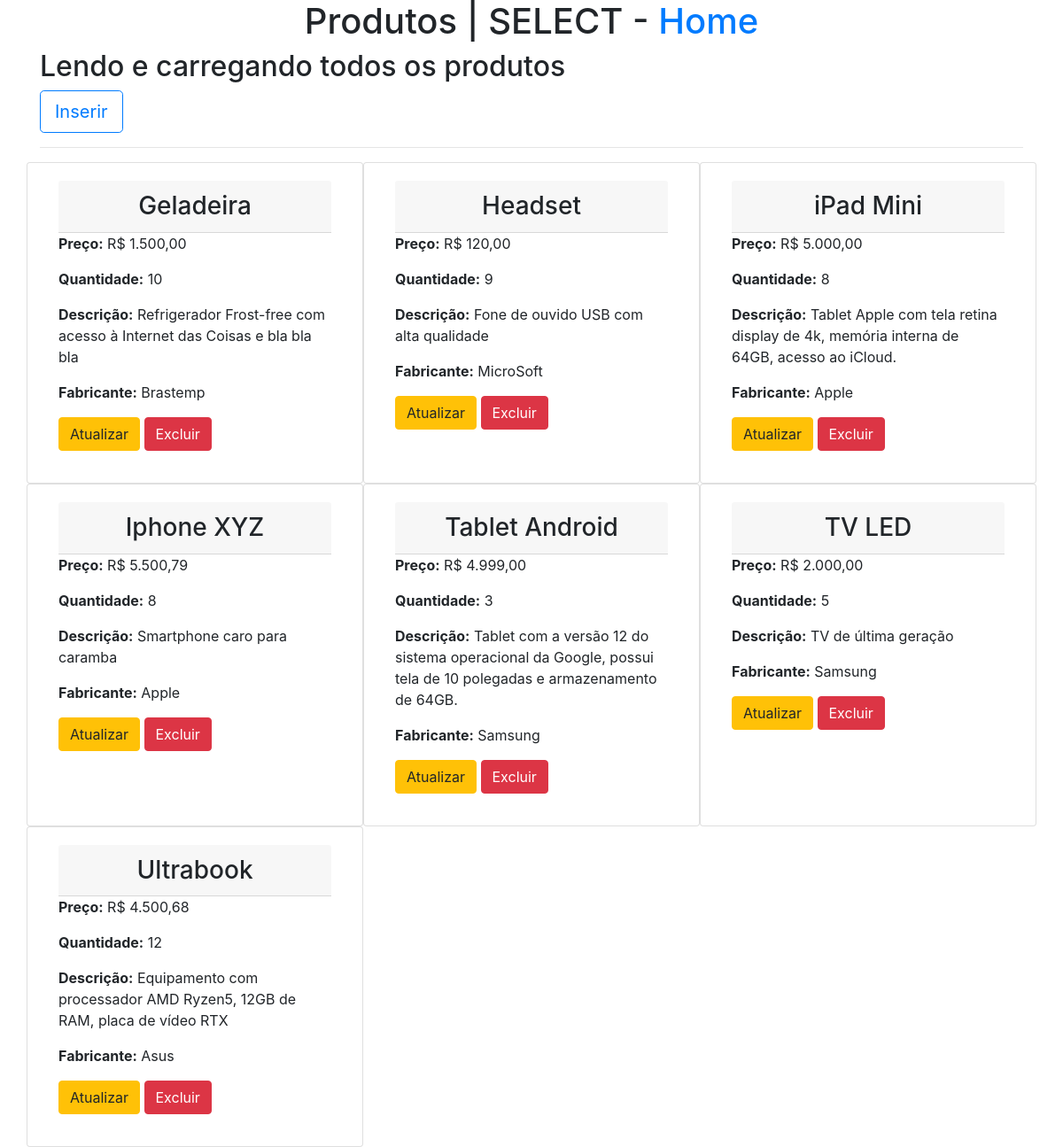
/produtos/listar.php, run on an earlier commit of the app's database.
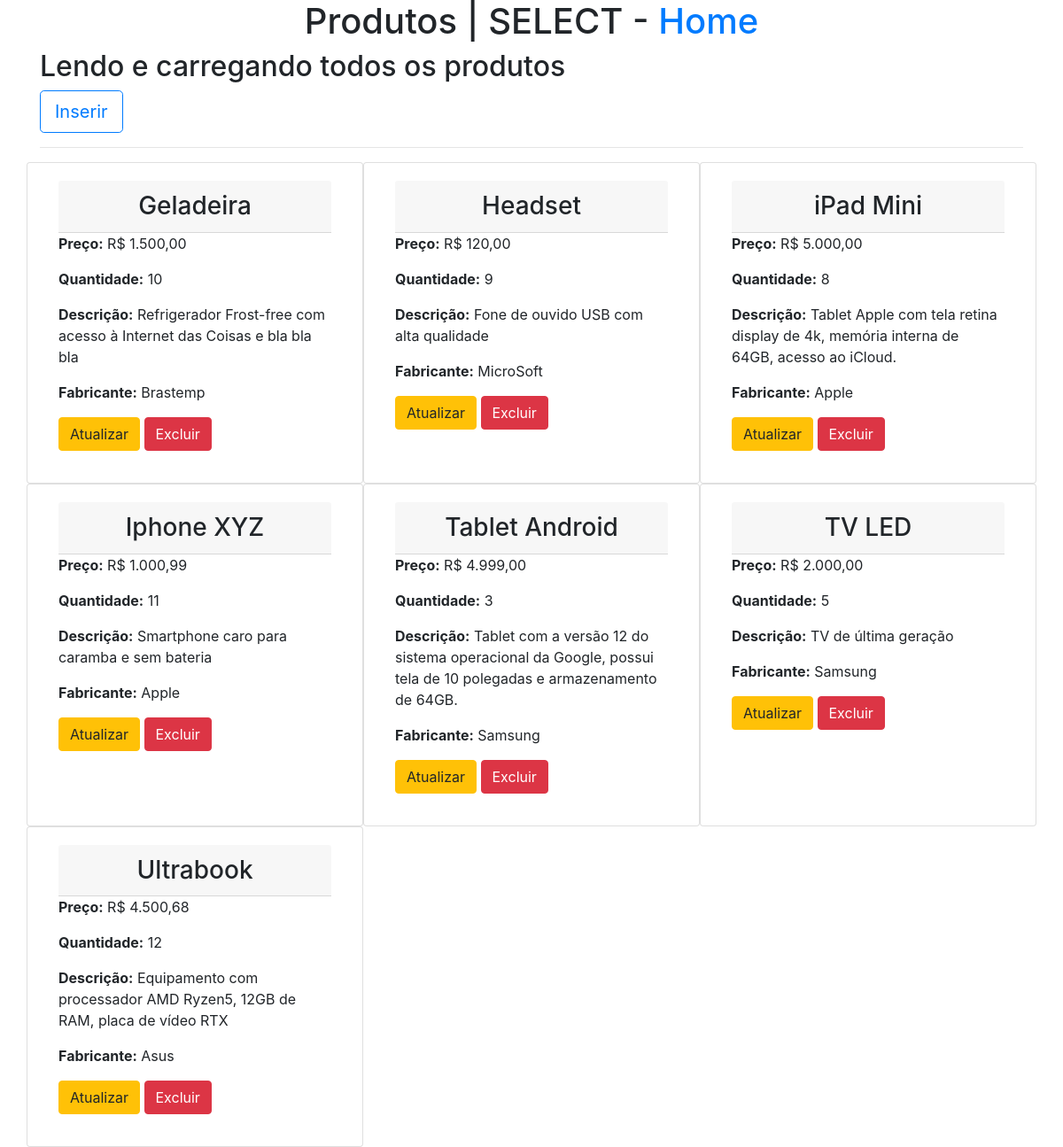
And on a later commit of the database.
### tables this page shows
CREATE TABLE `produtos` (
  `id` int(11) NOT NULL,
  `nome` varchar(45) NOT NULL,
  `preco` decimal(8,2) NOT NULL,
  `quantidade` smallint(6) DEFAULT NULL,
  `descricao` text DEFAULT NULL,
  `fabricantes_id` int(11) NOT NULL
);

CREATE TABLE `fabricantes` (
  `id` int(11) NOT NULL,
  `nome` varchar(45) NOT NULL
);

### includes/funcoes-produtos.php (called while the page is built, shortened)
<?php
function lerProdutos($conexao){
    $sql = "SELECT produtos.id, produtos.nome AS produto, produtos.preco, produtos.quantidade, produtos.descricao, fabricantes.nome AS fabricante
    FROM produtos INNER JOIN fabricantes
    ON produtos.fabricantes_id = fabricantes.id ORDER BY produto";
    $resultado = mysqli_query($conexao, $sql) or die(mysqli_error($conexao));
    $produtos = [];
    while($produto = mysqli_fetch_assoc($resultado)){
        array_push($produtos, $produto);
    }
    return $produtos;
}
function formataMoeda($valor){
    return "R$ ".number_format($valor, 2, ",", ".");
}

### produtos/listar.php (the view, shortened to what this page needs)
<?php
require '../includes/funcoes-produtos.php';
$listaDeProdutos = lerProdutos($conexao);
?>
<!DOCTYPE html>
<html lang="pt-br">
<head>
<link rel="stylesheet" href="https://cdn.jsdelivr.net/npm/bootstrap@4.6.1/dist/css/bootstrap.min.css">
</head>
<body>
<div class="container">
    <h1 class="text-center">Produtos | SELECT -
    <a href="../index.php">Home</a> </h1>
</div>
<div class="container">
    <h2>Lendo e carregando todos os produtos</h2>
    <p><a class="btn btn-outline-primary btn-lg" href="inserir.php" href="inserir.php">Inserir</a></p>
    <hr>
    <div class="row">
        <?php
        foreach($listaDeProdutos as $produto){
        ?>
            <article class="col-lg-4 col-md-6 col-sm-12 card">
                <section class="card-body">
                    <h3 class="card-header text-center"> <?=$produto['produto']?></h3>
                    <p><b>Preço:</b> <?=formataMoeda($produto['preco'])?></p>
                    <p><b>Quantidade:</b> <?=$produto['quantidade']?></p>
                    <p><b>Descrição:</b>  <?=$produto['descricao']?></p>
                    <p><b>Fabricante:</b> <?=$produto['fabricante']?></p>
                    <p>
                        <a class="btn btn-warning" href="atualizar.php?id=<?=$produto['id']?>">Atualizar</a>
                        <a class="btn btn-danger" href="excluir.php?id=<?=$produto['id']?>">Excluir</a>
                    </p>
                </section>
            </article>
        <?php } ?>
    </div>
</div>
</body>
</html>

What changed in the data, as far as the page shows it:
changed produtos "Iphone XYZ": preco "R$ 5.500,79" → "R$ 1.000,99"; quantidade "8" → "11"; descricao "Smartphone caro para caramba" → "Smartphone caro para caramba e sem bateria"
